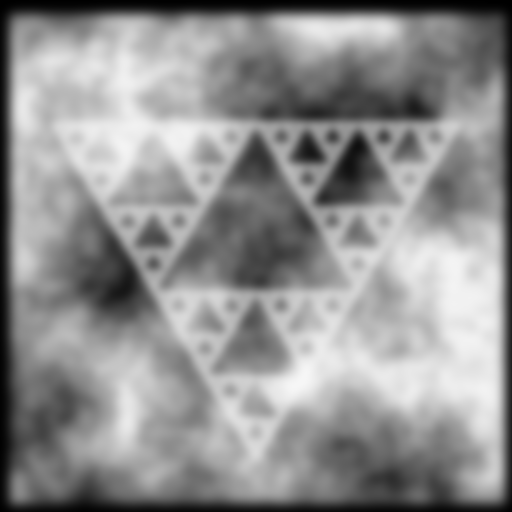
#> input picture examples/bb/heightfield.png, 512 x 512 px
$ python loopcount.py ../bb/heightfield.png   (Python 2 division)
#> lines starting #> are read from the running program, lines starting #| are printed output that depends on the picture
#!/usr/bin/python

import sys
from PIL import Image

input = Image.open(sys.argv[1])
#> input is the input picture: PIL image 512x512 L; min 0, max 246, mean 144.4

input = input.crop((2, 2, input.size[0] - 4, input.size[1] - 4))
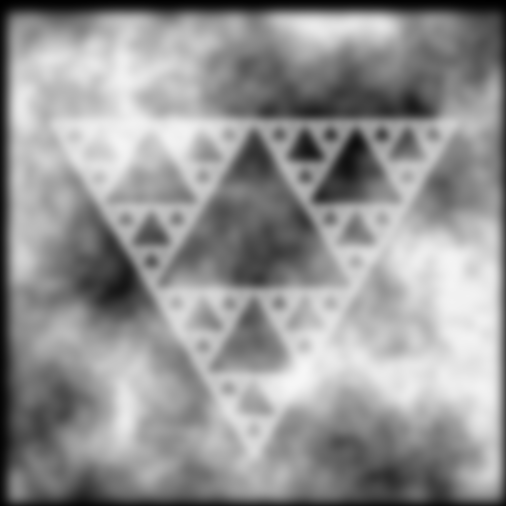
#> input: PIL image 506x506 L; min 0, max 246, mean 147.4
total = 0
count = 0
for x in range(0, input.size[0]):
  for y in range(0, input.size[1]):
#> (the run stopped early here; a loop or call above may not have finished)
